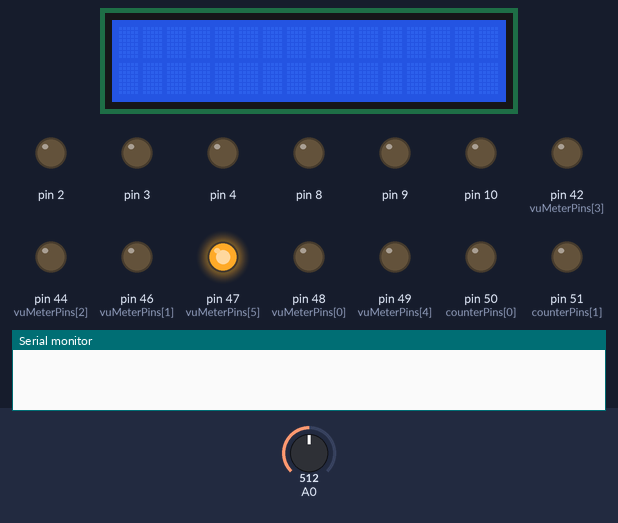
The sketch below on a simulated Arduino Mega 2560, built with avr-gcc and run on an emulated ATmega2560. On the bench: 16×2 character LCD, output pins drawn as LEDs (lit = HIGH), the last lines printed to the serial monitor. The inputs (shaded band) are chosen by the test bench; at power-on: A0 = 512.

Above: at 1.2 s.
1.3 s: A0 set to 498
3.2 s: A0 set to 473
At 3.8 s:
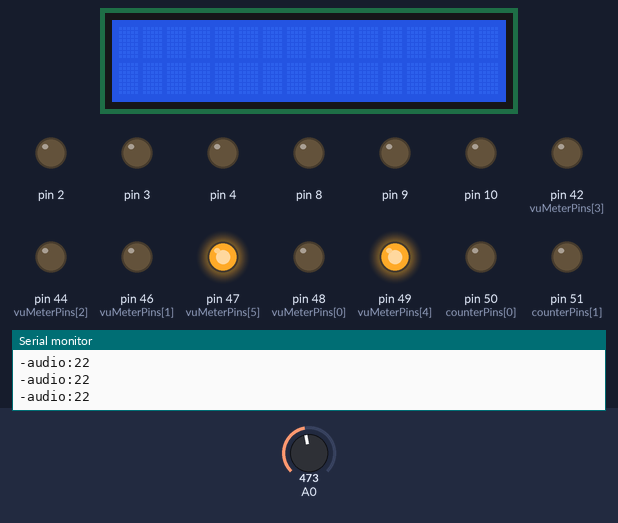
4.7 s: A0 set to 444
At 5.9 s:
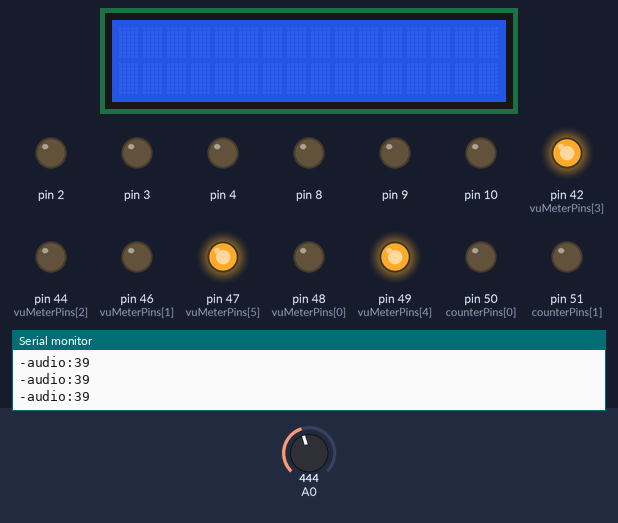
6.2 s: A0 set to 417
At 7.3 s:
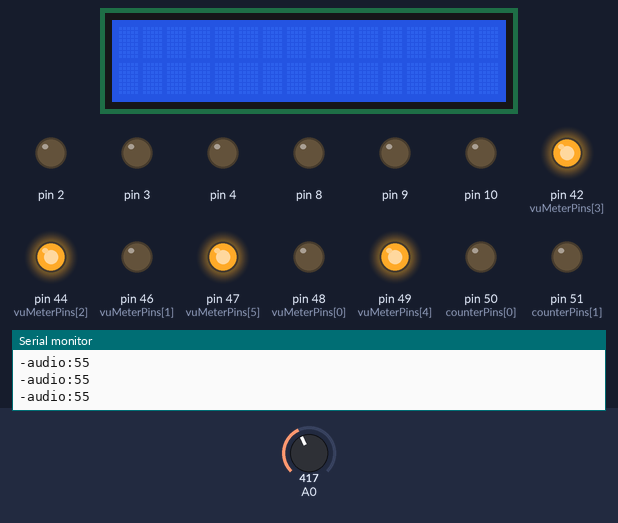
7.7 s: A0 set to 306
At 8.3 s:
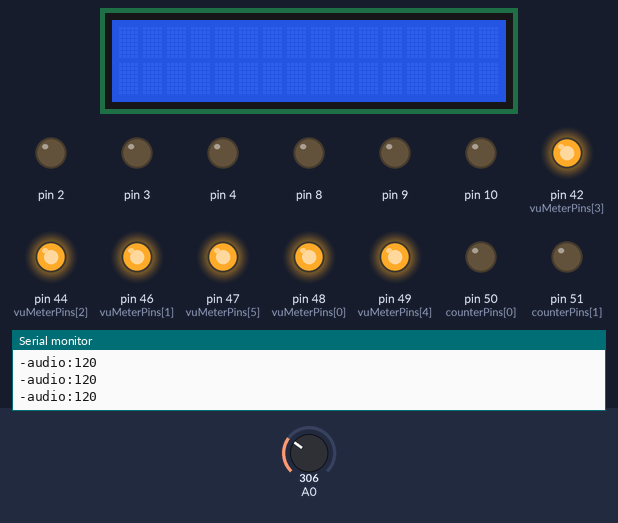
9.2 s: A0 set to 511
At 9.7 s:
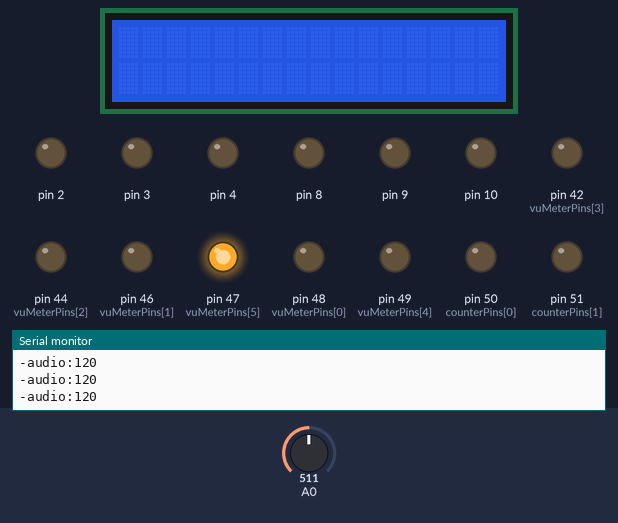
Timing chart, 0 to 11.7 s (numbered marks = the images above; inputs shaded):
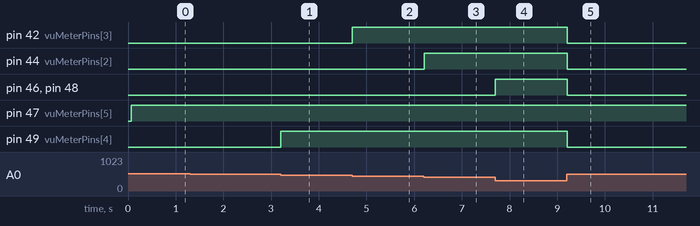

The sketch:

Light_Controller-Driver_2.0.ino
```cpp
#include <LiquidCrystal_I2C.h>
#include <TimedAction.h>

class Light {

  public:

    int number;
    int colorPins[];

    void connect(int redPin, int greenPin, int bluePin){
      pinMode(redPin, OUTPUT);
      pinMode(greenPin, OUTPUT);
      pinMode(bluePin, OUTPUT);
      colorPins[0] = redPin;
      colorPins[1] = greenPin;
      colorPins[2] = bluePin;
    }

    void attachMotors(int xPin, int yPin){

    }

    void setRed(int value) {
      int voltage = map(value, 0, 255, 0, 150);
      analogWrite(colorPins[0], voltage);
    }

    void setGreen(int value) {
      int voltage = map(value, 0, 255, 0, 150);
      analogWrite(colorPins[1], voltage);
    }

    void setBlue(int value) {
      int voltage = map(value, 0, 255, 0, 150);
      analogWrite(colorPins[2], voltage);
    }

    void fadeOut(int colors[], int duration, int offset) {
      backgroundFade(colors, duration, offset);
  }


  private:

    void backgroundFade(int colors[], int duration, int offset) {
      for(int i = 0; i < 3; i++){
        if(colors[i] != 0) {
          int value = colors[i];
          float downFactor = duration / (value - offset);
          while(value > offset) {
            if(i == 0) setRed(value);
            else if(i == 1) setGreen(value);
            else setBlue(value);
            value -= downFactor;
          }
        }
      }
    }
};

LiquidCrystal_I2C lcd(0x27,16,2);
int counterPins[] = {50, 51, 52, 53};
int vuMeterPins[] = {48, 46, 44, 42, 49, 47};
int audioValues[] = {370, 400, 430, 460, 490, 520};
int currentBeat;
int limiter;
Light light[4];


void setup() {
  lcd.init();
  lcd.backlight();
  Serial.begin(115200);
  for(int pin : counterPins) pinMode(pin, OUTPUT);
  for(int vuPin : vuMeterPins) pinMode(vuPin, OUTPUT);
  pinMode(A0,INPUT);
  light[0].connect(2, 3, 4);
  light[1].connect(8, 9, 10);
}


TimedAction readingThread = TimedAction(10, readAudio);

void readAudio() {
  int  input = analogRead(A0);
  int progress = map(input, 340, 510, 100, 0);
  String message = "-audio:" + String(progress);
  if(progress > 0) Serial.println(message);
  for(int i = 0; i < sizeof(vuMeterPins); i++) {
     digitalWrite(vuMeterPins[i], input < audioValues[i] ? HIGH : LOW);
  }
  updateAllLights();
  limiter = 0;
}

void loop() {
  String message = "";
  while(Serial.available()) {
      char c = Serial.read();
      message += c;
  }
  if (message.length() > 0) {
    Serial.read();
    String key = message.substring(message.indexOf("-")+1, message.indexOf(':'));
    String data = message.substring(message.indexOf(':') + 1);
    if(key.equals("beat")) {
        int number = data.toInt();
        if(number != 0) onBeat(number);
    }
    else if(key.equals("lcd")) lcd.print(data);
    delay(1);
  }
  readingThread.check();
}


void onBeat(int number) {
  currentBeat = number;
  updateAllLights();
}

void updateAllLights() {
   for(int i = 0; i < 4; i++){
      digitalWrite(counterPins[i], currentBeat == i+1 ? HIGH : LOW);
  }
  analogWrite(light[0].colorPins[0], currentBeat == 1 ? 150 : 0);
  analogWrite(light[0].colorPins[1], currentBeat == 2 ? 150 : 0);
  analogWrite(light[0].colorPins[2], currentBeat == 3 ? 150 : 0);
  //light[1].setGreen(currentBeat == 2 ? 255 : 0);
  //light[1].setBlue(currentBeat == 3 ? 255 : 0);
  light[0].setRed(currentBeat == 1 ? 255 : 0);
  light[0].setGreen(currentBeat == 2 ? 255 : 0);
  light[0].setBlue(currentBeat == 3 ? 255 : 0);
}
```

Measured:
- the behaviour switches between 490 and 489 on A0 (found by bisection; images 0 and 1)
- the behaviour switches between 460 and 459 on A0 (found by bisection; images 1 and 2)
- the behaviour switches between 430 and 429 on A0 (found by bisection; images 2 and 3)
- after the input at 3.2 s, pin 49 (vuMeterPins[4]): LOW → HIGH at once
- after the input at 4.7 s, pin 42 (vuMeterPins[3]): LOW → HIGH at once
- after the input at 6.2 s, pin 44 (vuMeterPins[2]): LOW → HIGH at once
- after the input at 7.7 s, pin 46 (vuMeterPins[1]), pin 48 (vuMeterPins[0]): LOW → HIGH at once
- after the input at 9.2 s, pin 42 (vuMeterPins[3]), pin 44 (vuMeterPins[2]), pin 46 (vuMeterPins[1]), pin 48 (vuMeterPins[0]), pin 49 (vuMeterPins[4]): HIGH → LOW at once
